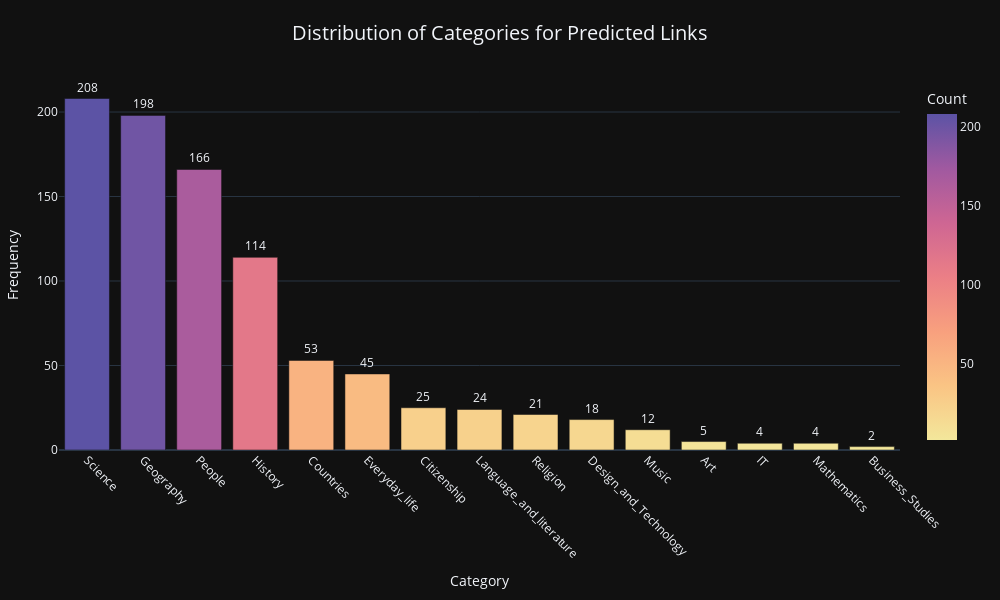
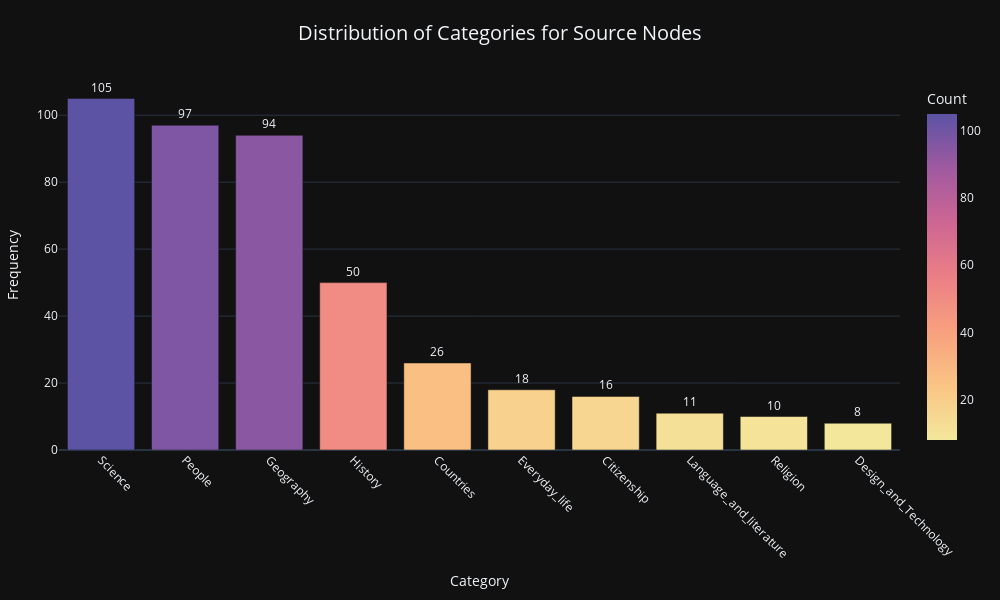
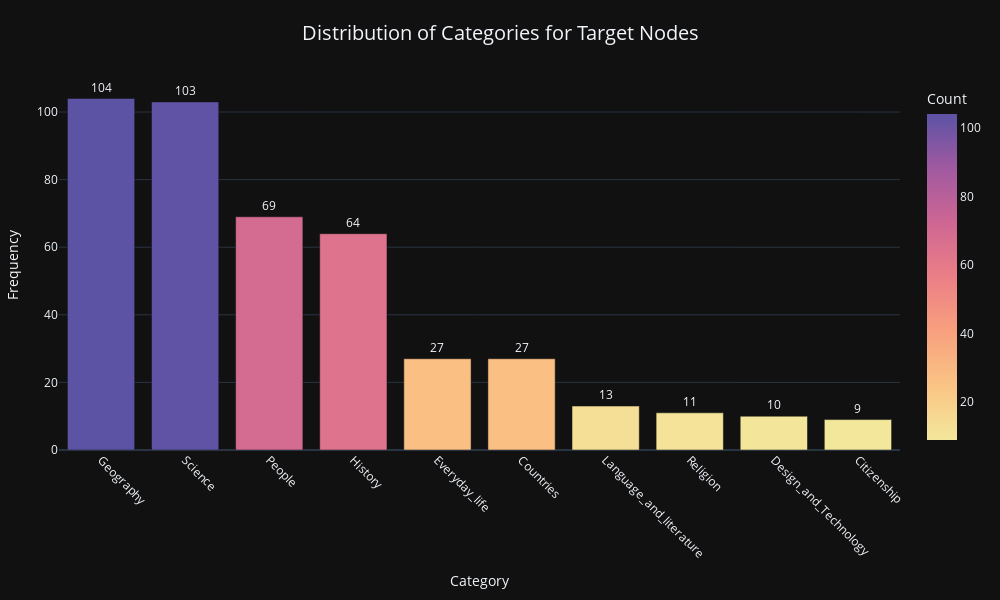

Write notebook code for charts like these, in order.
### Markdown cell above
# Distribution over the categories

### Code cell
Visualization_categories_distribution(df_links_,df_categories)

### Figure 1 — Plotly figure (JSON) as saved in the notebook; plotly's stock layout.template omitted (floating-point values rounded to 4 significant figures)
{"data": [{"alignmentgroup": "True", "hovertemplate": "Category=%{x}<br>Count=%{marker.color}<extra></extra>", "legendgroup": "", "marker": {"color": [208, 198, 166, 114, 53, 45, 25, 24, 21, 18, 12, 5, 4, 4, 2], "coloraxis": "coloraxis", "pattern": {"shape": ""}}, "name": "", "offsetgroup": "", "orientation": "v", "showlegend": false, "text": [208, 198, 166, 114, 53, 45, 25, 24, 21, 18, 12, 5, 4, 4, 2], "textposition": "outside", "texttemplate": "%{text}", "type": "bar", "x": ["Science", "Geography", "People", "History", "Countries", "Everyday_life", "Citizenship", "Language_and_literature", "Religion", "Design_and_Technology", "Music", "Art", "IT", "Mathematics", "Business_Studies"], "xaxis": "x", "y": [208, 198, 166, 114, 53, 45, 25, 24, 21, 18, 12, 5, 4, 4, 2], "yaxis": "y"}], "layout": {"barmode": "relative", "coloraxis": {"colorbar": {"title": {"text": "Count"}}, "colorscale": [[0, "rgb(243, 231, 155)"], [0.1667, "rgb(250, 196, 132)"], [0.3333, "rgb(248, 160, 126)"], [0.5, "rgb(235, 127, 134)"], [0.6667, "rgb(206, 102, 147)"], [0.8333, "rgb(160, 89, 160)"], [1, "rgb(92, 83, 165)"]]}, "height": 600, "legend": {"tracegroupgap": 0}, "margin": {"b": 150, "l": 50, "r": 50, "t": 80}, "title": {"font": {"size": 20}, "text": "Distribution of Categories for Predicted Links", "x": 0.5}, "width": 1000, "xaxis": {"anchor": "y", "domain": [0, 1], "tickangle": 45, "title": {"text": "Category"}}, "yaxis": {"anchor": "x", "domain": [0, 1], "title": {"text": "Frequency"}}}}

### Figure 2 — Plotly figure (JSON) as saved in the notebook; plotly's stock layout.template omitted (floating-point values rounded to 4 significant figures)
{"data": [{"alignmentgroup": "True", "hovertemplate": "Category=%{x}<br>Count=%{marker.color}<extra></extra>", "legendgroup": "", "marker": {"color": [105, 97, 94, 50, 26, 18, 16, 11, 10, 8], "coloraxis": "coloraxis", "pattern": {"shape": ""}}, "name": "", "offsetgroup": "", "orientation": "v", "showlegend": false, "text": [105, 97, 94, 50, 26, 18, 16, 11, 10, 8], "textposition": "outside", "texttemplate": "%{text}", "type": "bar", "x": ["Science", "People", "Geography", "History", "Countries", "Everyday_life", "Citizenship", "Language_and_literature", "Religion", "Design_and_Technology"], "xaxis": "x", "y": [105, 97, 94, 50, 26, 18, 16, 11, 10, 8], "yaxis": "y"}], "layout": {"barmode": "relative", "coloraxis": {"colorbar": {"title": {"text": "Count"}}, "colorscale": [[0, "rgb(243, 231, 155)"], [0.1667, "rgb(250, 196, 132)"], [0.3333, "rgb(248, 160, 126)"], [0.5, "rgb(235, 127, 134)"], [0.6667, "rgb(206, 102, 147)"], [0.8333, "rgb(160, 89, 160)"], [1, "rgb(92, 83, 165)"]]}, "height": 600, "legend": {"tracegroupgap": 0}, "margin": {"b": 150, "l": 50, "r": 50, "t": 80}, "title": {"font": {"size": 20}, "text": "Distribution of Categories for Source Nodes", "x": 0.5}, "width": 1000, "xaxis": {"anchor": "y", "domain": [0, 1], "tickangle": 45, "title": {"text": "Category"}}, "yaxis": {"anchor": "x", "domain": [0, 1], "title": {"text": "Frequency"}}}}

### Figure 3 — Plotly figure (JSON) as saved in the notebook; plotly's stock layout.template omitted (floating-point values rounded to 4 significant figures)
{"data": [{"alignmentgroup": "True", "hovertemplate": "Category=%{x}<br>Count=%{marker.color}<extra></extra>", "legendgroup": "", "marker": {"color": [104, 103, 69, 64, 27, 27, 13, 11, 10, 9], "coloraxis": "coloraxis", "pattern": {"shape": ""}}, "name": "", "offsetgroup": "", "orientation": "v", "showlegend": false, "text": [104, 103, 69, 64, 27, 27, 13, 11, 10, 9], "textposition": "outside", "texttemplate": "%{text}", "type": "bar", "x": ["Geography", "Science", "People", "History", "Everyday_life", "Countries", "Language_and_literature", "Religion", "Design_and_Technology", "Citizenship"], "xaxis": "x", "y": [104, 103, 69, 64, 27, 27, 13, 11, 10, 9], "yaxis": "y"}], "layout": {"barmode": "relative", "coloraxis": {"colorbar": {"title": {"text": "Count"}}, "colorscale": [[0, "rgb(243, 231, 155)"], [0.1667, "rgb(250, 196, 132)"], [0.3333, "rgb(248, 160, 126)"], [0.5, "rgb(235, 127, 134)"], [0.6667, "rgb(206, 102, 147)"], [0.8333, "rgb(160, 89, 160)"], [1, "rgb(92, 83, 165)"]]}, "height": 600, "legend": {"tracegroupgap": 0}, "margin": {"b": 150, "l": 50, "r": 50, "t": 80}, "title": {"font": {"size": 20}, "text": "Distribution of Categories for Target Nodes", "x": 0.5}, "width": 1000, "xaxis": {"anchor": "y", "domain": [0, 1], "tickangle": 45, "title": {"text": "Category"}}, "yaxis": {"anchor": "x", "domain": [0, 1], "title": {"text": "Frequency"}}}}
